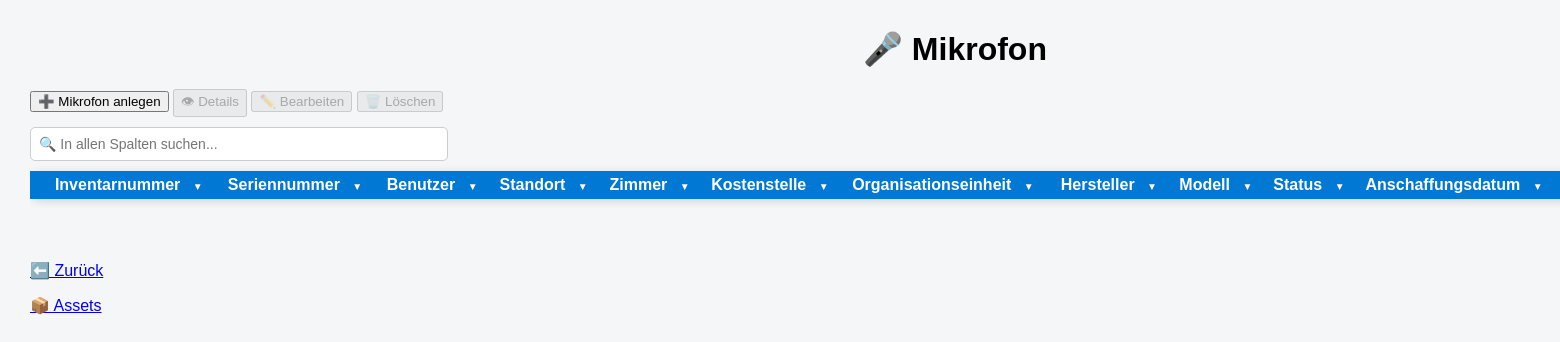
The app's page /assets/mikrofons, older data.
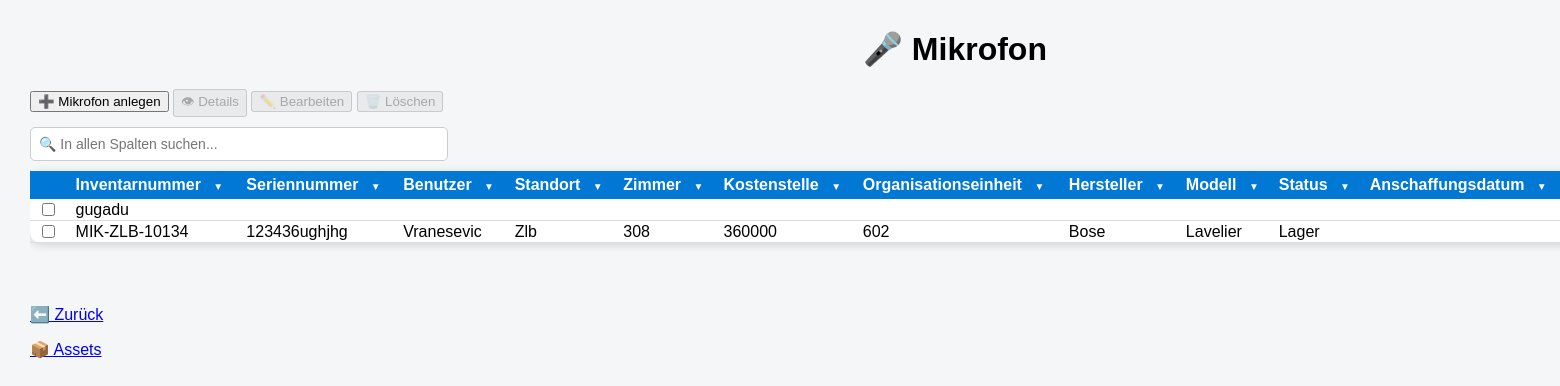
The same page, newer data.
### tables this page shows
CREATE TABLE assets (

    id INTEGER PRIMARY KEY,

    inventarnummer TEXT,
    rechnername TEXT,
    seriennummer TEXT,

    kostenstelle TEXT,
    organisationseinheit TEXT,

    standort TEXT,
    zimmer TEXT,

    anschaffungsdatum TEXT,
    installationsdatum TEXT,

    assettyp TEXT,
    verwendungsart TEXT,

    status TEXT,

    hersteller TEXT,
    modell TEXT,

    mac_adresse TEXT,
    garantie TEXT,

    verwaltungsart TEXT,

    prozessor TEXT,
    kerne_threads TEXT,

    ram TEXT,
    festplatte TEXT,

    betriebssystem TEXT,

    displaygroesse TEXT,
    dockingstation TEXT,

    anlagenummer TEXT,

    mitarbeiter TEXT,

    bemerkung TEXT

, druckertyp TEXT);

### app.py (the view)
@app.route("/assets/mikrofons")
def mikrofons():
    sortierung = request.args.get("sort", "inventarnummer")
    richtung = request.args.get("richtung", "ASC")
    erlaubte_spalten = [
        "inventarnummer",
        "seriennummer",
        "kostenstelle",
        "organisationseinheit",
        "standort",
        "zimmer",
        "anschaffungsdatum",
        "assettyp",
        "status",
        "hersteller",
        "modell",
        "garantie",
        "mitarbeiter",
        "bemerkung"
    ]
    if sortierung not in erlaubte_spalten:
        sortierung = "inventarnummer"
    if richtung not in ["ASC", "DESC"]:
        richtung = "ASC"
    with closing(sqlite3.connect("asset_management.db")) as verbindung:
        cursor = verbindung.cursor()
        cursor.execute(f"""
            SELECT id, inventarnummer, seriennummer, mitarbeiter,
                   standort, zimmer, kostenstelle, organisationseinheit,
                   hersteller, modell, status,
                   anschaffungsdatum, bemerkung
            FROM assets
            WHERE LOWER(assettyp) = 'mikrofon'
            ORDER BY {sortierung} COLLATE NOCASE {richtung}
        """)
        mikrofons = cursor.fetchall()
    return render_template(
        "mikrofons.html",
        mikrofons=mikrofons
    )

### templates/mikrofons.html (shortened to what this page needs)
<!DOCTYPE html>
<html>
<head>
    <link rel="stylesheet"
          href="{{ url_for('static', filename='style.css') }}">
    <link rel="stylesheet"
          href="{{ url_for('static', filename='assets_liste_tables.css') }}">
    <link rel="stylesheet"
          href="{{ url_for('static', filename='dropdowns.css') }}">
</head>
<body>
<div class="container">
    <h1>🎤  Mikrofon</h1>
    <div class="toolbar">
        <button onclick="assetAnlegen()">
            ➕ Mikrofon anlegen
        </button>
           <button id="detailsBtn"
                disabled
                onclick="detailsAnzeigen()">
                👁 Details
            </button>
            <button id="bearbeitenBtn"
                disabled
                onclick="assetBearbeiten()">
            ✏️ Bearbeiten
            </button>
            <button id="loeschenBtn"
                disabled
                onclick="popupOeffnen(ausgewaehlteId)">
                🗑️ Löschen
            </button>
    </div>
<div
    style="
         margin-top:10px;
        margin-bottom:0px;
        text-align:left;
    "
>
    <input
        type="text"
        id="globalFilter"
        placeholder="🔍 In allen Spalten suchen..."
        style="
            width:400px;
            padding:8px;
            font-size:14px;
            border:1px solid #ccc;
            border-radius:5px;
        "
>
</div>
    <div style="overflow-x:auto;">
        <table>
            <tr>
                <th></th>
                <th class="dropdown-column">
                    Inventarnummer
                    <span class="dropdown-button">▼</span>
                </th>
                <th class="dropdown-column">
                    Seriennummer
                    <span class="dropdown-button">▼</span>
                </th>
                <th class="dropdown-column">
                    Benutzer
                    <span class="dropdown-button">▼</span>
                </th>
               <th class="dropdown-column">
                    Standort
                    <span class="dropdown-button">▼</span>
                </th>
                <th class="dropdown-column">
                    Zimmer
                    <span class="dropdown-button">▼</span>
                </th>
                <th class="dropdown-column">
                    Kostenstelle
                    <span class="dropdown-button">▼</span>
                </th>
                <th class="dropdown-column">
                    Organisationseinheit
                    <span class="dropdown-button">▼</span>
                </th>
                <th class="dropdown-column">
                    Hersteller
                    <span class="dropdown-button">▼</span>
                </th>
                <th class="dropdown-column">
                    Modell
                    <span class="dropdown-button">▼</span>
                </th>
                <th class="dropdown-column">
                    Status
                    <span class="dropdown-button">▼</span>
                </th>
                <th class="dropdown-column">
                    Anschaffungsdatum
                    <span class="dropdown-button">▼</span>
                </th>
            </tr>
            {% for mikrofon in mikrofons %}
            <tr>
               <td><input type="checkbox" class="asset-checkbox" data-id="{{ mikrofon[0] }}"></td>
                <td>{{ mikrofon[1] }}</td>
                <td>{{ mikrofon[2] }}</td>
                <td>{{ mikrofon[3] }}</td>
                <td>{{ mikrofon[4] }}</td>
                <td>{{ mikrofon[5] }}</td>
                <td>{{ mikrofon[6] }}</td>
                <td>{{ mikrofon[7] }}</td>
                <td>{{ mikrofon[8] }}</td>
                <td>{{ mikrofon[9] }}</td>
                <td>{{ mikrofon[10] }}</td>
                <td>{{ mikrofon[11] }}</td>
            </tr>
            {% endfor %}
        </table>
    </div>
    <br><br>
    <p><a href="javascript:history.back()">⬅️ Zurück</a></p>
    <p><a href="/assets">📦 Assets</a></p>
</div>
</body>
</html>

Row changes from the older to the newer data that the page shows:
added assets: inventarnummer "gugadu"
added assets: inventarnummer "MIK-ZLB-10134", seriennummer "123436ughjhg", mitarbeiter "Vranesevic", standort "Zlb", zimmer "308", kostenstelle "360000", organisationseinheit "602", hersteller "Bose", modell "Lavelier", status "Lager"
